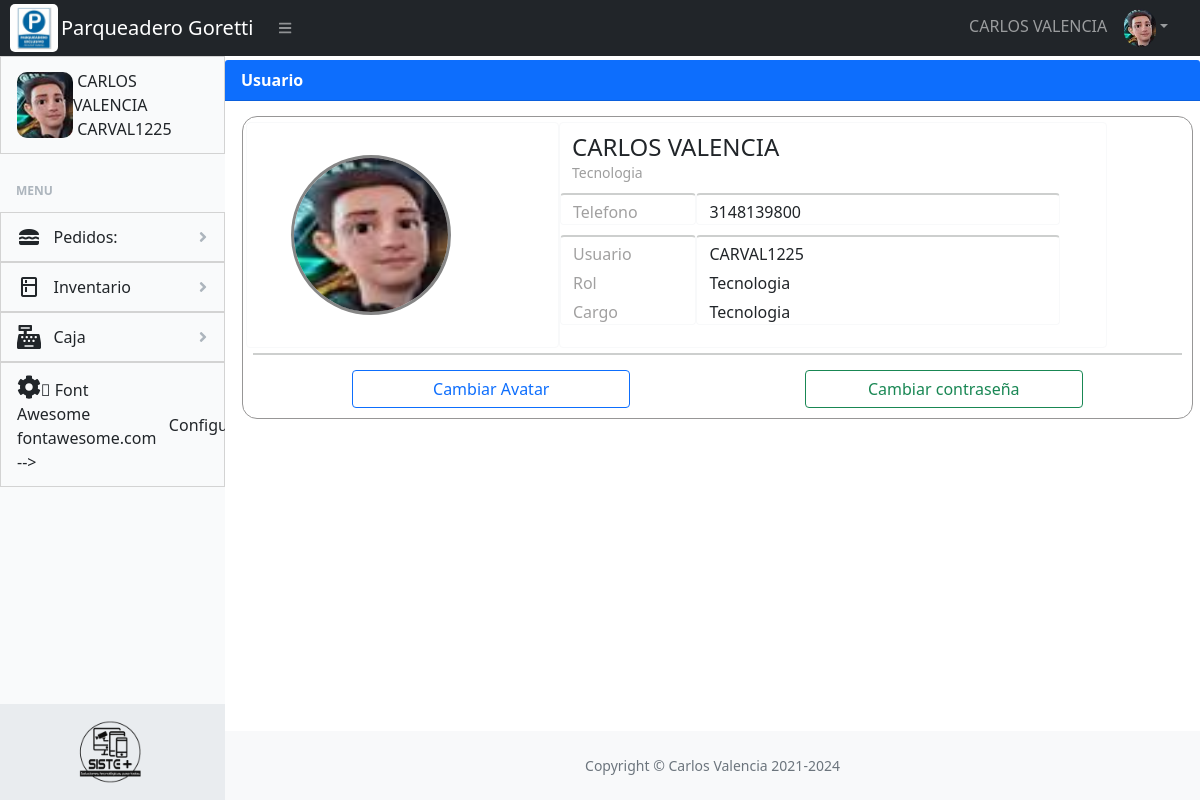
/usuarios/usuario_perfil.php?id=1 (signed in), run on the app's committed database.
### tables this page shows
CREATE TABLE `usuarios` (
  `id` int(20) NOT NULL,
  `nombre` text NOT NULL,
  `tipo_cargo` int(11) NOT NULL,
  `telefono` bigint(10) NOT NULL,
  `usuario` text NOT NULL,
  `clave` text NOT NULL,
  `tipo_usuario` int(5) NOT NULL,
  `avatar` varchar(100) DEFAULT NULL,
  `activo` varchar(2) NOT NULL,
  `contabilidad` varchar(2) NOT NULL
);

CREATE TABLE `tipo_cargo` (
  `id_cargo` int(11) NOT NULL,
  `cargo_nombre` varchar(50) NOT NULL
);

CREATE TABLE `tipo_usuarios` (
  `id_tipo_usuario` int(2) NOT NULL,
  `tipo_usuario` varchar(50) DEFAULT NULL
);

### usuarios/usuario_perfil.php (the view, shortened to what this page needs)
<?php
    include '../conexion/conexion.php';
    if (isset($_GET['id'])) {
    $usuario = $_GET['id'];
    $sql_usuario = $mysqli->query(" SELECT  US.id,
                                            US.nombre,
                                            US.usuario,
                                            US.tipo_cargo,
                                            US.tipo_usuario,
                                            Tu.tipo_usuario,
                                            US.telefono,
                                            US.avatar,
                                            US.activo,
                                            TC.cargo_nombre
                                    FROM usuarios as US
                                    INNER JOIN  tipo_usuarios as Tu ON US.tipo_usuario = Tu.id_tipo_usuario
                                    INNER JOIN  tipo_cargo TC ON US.tipo_cargo = TC.id_cargo
                                    WHERE id=$usuario") or die($mysqli->error);
    }
    echo "<link rel='stylesheet' type='text/css' href='../css/styles.css'>";
    echo "<link rel='stylesheet' type='text/css' href='../css/estilos.css'>";
    include '../conexion/conexion.php';
?>
<!DOCTYPE html>
<html lang="es">
    <head>
        <?php require '../logs/head.php';?>
        <link rel="stylesheet" href="../css/estilos.css">
    </head>
    <body>
        <?php require '../logs/nav-bar.php'; ?>
        <div id="layoutSidenav_content">
            <main>
            <div class="card-header BG-PRIMARY mt-1 "><b style="color: white;">Usuario</b></div>
                <div class="container-fluid ml-2 ">
                            <div class="container col-12 col-sm-12 " id="containerPerfil">
                                <div class="row col-12 col-sm-12 ">
                                    <div class="card border-light col-12 col-sm-5 col-md-4 " id="imagen">
                                        <?php
                                            while ($fila = $sql_usuario->fetch_array()) {
                                                        $foto = $fila['avatar'];
                                                        $nombre = $fila['nombre'];
                                                        $telefono = $fila['telefono'];
                                                        $usuario = $fila['usuario'];
                                                        $tipo = $fila['tipo_usuario'];
                                                        $cargoNombre = $fila['cargo_nombre'];
                                        ?>
                                        <img class="fotoPerfil" src="<?php echo $foto ?>"></img>
                                    </div>
                                    <div class="card border-light col-sm-6 col-md-7" id="datosUser">
                                        <h4 id="datosNombre"><?php echo $nombre ?></h4>
                                        <p id="datosCargo" class="datosCargo m-0"><?php echo $cargoNombre ?></p>
                                        <div class="row">
                                            <div class="card border-light col-4 col-sm-5 col-md-3" id="cardDatos">
                                                <h7 class="labelCards">Telefono</h7>
                                            </div>
                                            <div class="card border-light col-7 col-sm-7 col-md-8" id="cardDatos">
                                                <h7 class="datosCards"><?php echo $telefono ?></h7>
                                            </div>
                                        </div>
                                        <div class="row mt-10">
                                            <div class="card border-light col-4 col-sm-5 col-md-3" id="cardDatos">
                                                <h7 class="labelCards">Usuario</h7>
                                                <h7 class="labelCards">Rol</h7>
                                                <h7 class="labelCards">Cargo</h7>
                                            </div>
                                            <div class="card border-light col-7 col-sm-7 col-md-8" id="cardDatos">
                                                <h7 class="datosCards"><?php echo $usuario ?></h7>
                                                <h7 class="datosCards"><?php echo $tipo ?></h7>
                                                <h7 class="datosCards"><?php echo $cargoNombre ?></h7>
                                            </div>
                                        </div>
                                    </div>
                                </div>
                                <?php } ?>
                                    <div  id="cajaBotones" class="row justify-content-center">
                                        <div class="row" id="">
                                            <div class="d-grid gap-2 col-4 mx-auto" >
                                                <button id="" type="button" class="btn btn-outline-primary" data-bs-toggle="modal" data-bs-target="#exampleModal1">Cambiar Avatar</button>
                                            </div>
                                            <div class="d-grid gap-2 col-4 mx-auto" >
                                                <button id="" type="button" class="btn btn-outline-success" data-bs-toggle="modal" data-bs-target="#exampleModal">Cambiar contraseña</button>
                                            </div>
                                        </div>
                                    </div>
                            </div>
                </div>
            </main>
            <?php require '../logs/nav-footer.php'; ?>
        </div>
    </body>
</html>

### logs/nav-bar.php (shortened to what this page needs)
<?php
    require '../conexion/conexion.php';
    $id = $_SESSION['id'];
    $nombre = $_SESSION['nombre'];
    $tipo_usuario = $_SESSION['tipo_usuario'];
    $usuario = $_SESSION['usuario'];
    $fotouser = $mysqli->query("    SELECT      US.nombre,
                                                US.usuario,
                                                US.tipo_usuario,
                                                Tu.tipo_usuario,
                                                US.telefono,
                                                US.avatar
                                    FROM        usuarios US
                                    INNER JOIN  tipo_usuarios Tu ON US.tipo_usuario = Tu.id_tipo_usuario
                                    WHERE       id=$id
                                    ") or die($mysqli->error);
$fotouser1 = $mysqli->query("       SELECT      US.nombre,
                                                US.usuario,
                                                US.tipo_usuario,
                                                Tu.tipo_usuario,
                                                US.telefono,
                                                US.avatar
                                    FROM        usuarios US
                                    INNER JOIN  tipo_usuarios Tu ON US.tipo_usuario = Tu.id_tipo_usuario
                                    WHERE       id=$id
                                    ") or die($mysqli->error);
?>
<!DOCTYPE html>
<html lang="es">
    <head>
    </head>
    <body class="BG sb-nav-fixed">
    <nav class="sb-topnav navbar navbar-expand navbar-dark bg-dark">
    <a class="logo2" href="../principal/dashboard.php"><img class="logo2" src="../assets/img/logo.png"></a>
    <a class="navbar-brand ps-3" href="../principal/dashboard.php">Parqueadero Goretti</a>
    <button class="btn btn-link btn-sm order-1 order-lg-0 me-4 me-lg-0" id="sidebarToggle" href="#!"><i class="fas fa-bars"></i></button>
    <ul class="navbar-nav ms-auto ms-md-0 me-3 me-lg-4" id="navbar-nav">
        <li class="nav-item dropdown">
        <?php
            while ($fila = $fotouser->fetch_array()) {
            $avatar = $fila['avatar'];
        ?>
        <a class="nav-link dropdown-toggle" id="navbarDropdown" href="#" role="button" data-bs-toggle="dropdown" aria-expanded="false"><?php echo $nombre ?>&nbsp;&nbsp;&nbsp;<img class="avatar2" src="<?php echo $avatar ?>" /></a>
        <?php } ?>
        </li>
    </ul>
</nav>
            <div id="layoutSidenav">
                <div id="layoutSidenav_nav">
                    <nav class="sb-sidenav accordion sb-sidenav-light" id="sidenavAccordion">
                        <div class="sb-sidenav-menu">
                            <div class="nav">
                                <a class="nav-link" href="#">
                                <?php
                                    while ($fila = $fotouser1->fetch_array()) {
                                    $avatar = $fila['avatar'];
                                ?>
                                    <img class="avatar" src="<?php echo $avatar ?>"/> &nbsp;<?php echo $nombre ?>
                                    <?php } ?>
                                    &nbsp;<?php echo $usuario ?>
                                    </a>
                                <div class="sb-sidenav-menu-heading">Menu</div>
                                    <a class="nav-link collapsed" href="#" data-bs-toggle="collapse" data-bs-target="#collapseLayouts" aria-expanded="false" aria-controls="collapseLayouts">
                                        <div><span class="material-icons">lunch_dining</span></div>
                                        &nbsp;&nbsp;&nbsp;Pedidos:
                                        <div class="sb-sidenav-collapse-arrow"><i class="fas fa-angle-down"></i></div>
                                    </a>
                                    <a class="nav-link collapsed" href="#" data-bs-toggle="collapse" data-bs-target="#collapse-apostilla" aria-expanded="false" aria-controls="collapseLayouts">
                                        <div><span class="material-icons">kitchen</span></div>
                                        &nbsp;&nbsp;&nbsp;Inventario
                                        <div class="sb-sidenav-collapse-arrow"><i class="fas fa-angle-down"></i></div>
                                    </a>
                                    <a class="nav-link collapsed" href="#" data-bs-toggle="collapse" data-bs-target="#collapse-caja" aria-expanded="false" aria-controls="collapseLayouts">
                                        <div><i style="font-size:24px" class="fas fa-cash-register"></i></div>
                                        &nbsp;&nbsp;&nbsp;Caja
                                        <div class="sb-sidenav-collapse-arrow"><i class="fas fa-angle-down"></i></div>
                                    </a>
                                    <?php if($tipo_usuario == 1){?>
                                        <a class="nav-link collapsed" href="#" data-bs-toggle="collapse" data-bs-target="#collapse-configuracion" aria-expanded="false" aria-controls="collapseLayouts">
                                            <div><i style="font-size:24px" class="fa">&#xf013;</i></div>
                                            &nbsp;&nbsp;&nbsp;Configuracion
                                        </a>
                                    <?php  } ?>
                            </div>
                        </div>
                        <div class="sb-sidenav-footer text-center">
                            <img class="logosiste" src="../assets/img/LOGO-09.png"/>
                        </div>
                    </nav>
            </div>
    </body>
</html>

### css/estilos.css (style rules this page uses)
.logosiste { width: 6em; border-radius: 0px; }
.avatar { width: 3.5em; border-radius: 10px; }
.avatar2 { width: 2em; border-radius:20px; }
.logo2 { width: 3em; height: 3em; margin-left:5px; margin-right:-8px; border-radius: 5px; }
.logo2 { border-radius: 5px; }
.material-icons { margin-right: 0px; cursor: pointer; width: 24; height: 24; fill: rgb(92, 115, 137); }
.container { margin: 0; background-color: white; }
p { display: block; margin-block-start: 1em; margin-block-end: 1em; margin-inline-start: 0px; margin-inline-end: 0px; }
#containerPerfil { flex-wrap: wrap; padding: 5px; margin: 5px; margin-top:15px !important; border:rgb(151, 150, 150) 1px solid; display: inline-block; border-radius: 15px; }
#imagen { margin-left: 10px; }
.fotoPerfil { height: 10rem; width: 10rem; border-radius: 100%; border:rgb(134, 134, 134) 3px solid; margin: 2rem 2rem 2rem 2rem; }
#cardDatos { border-top: #cdcfce 2px solid !important; margin-top:10px; }
#datosNombre { margin:0px; margin-top: 10px !important; }
#datosCargo { margin-top: 0px; margin-bottom: 0px !important; color: rgb(158, 158, 158); font-size: 14px; }
.labelCards { margin-top: 5px; font-size: 16px; color:rgb(161, 160, 160) }
.datosCards { margin-top: 5px; }
#cajaBotones { margin: 5px !important; padding-top: 15px; border-top:#cdcfce 2px solid !important; }

### data on the page
usuarios: avatar (picture), nombre "CARLOS VALENCIA", tipo_cargo.cargo_nombre "Tecnologia", telefono "3148139800", usuario "CARVAL1225", tipo_usuario.tipo_usuario "Tecnologia"

### other printed values
$usuario "CARVAL1225"
strftime("%Y") "2024"
